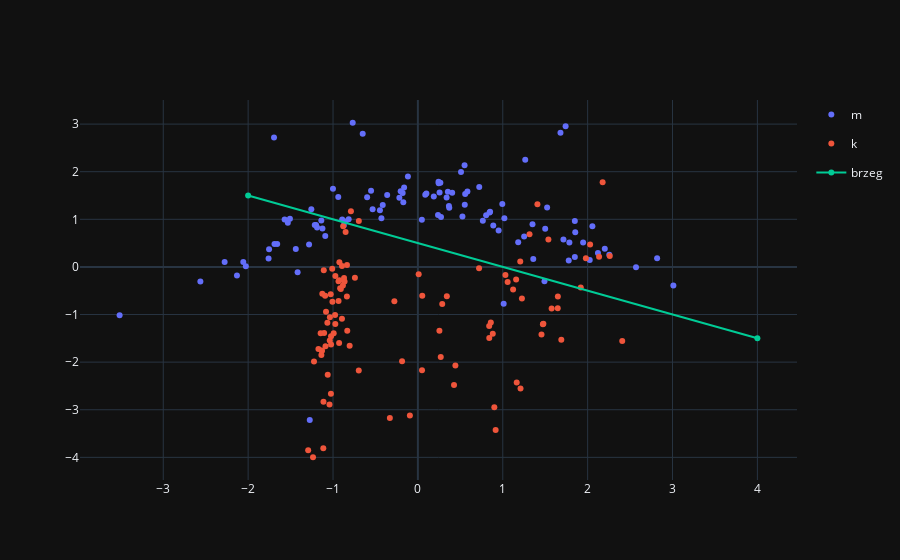

Write notebook code for a chart like this one.
### Code cell
def plot_figure(w, b):
    import plotly.graph_objects as go

    def get_points(w, b, x1, x2):
        A, B = w[0,0], w[1,0]
        C= b 
        return {
            'x': [x1,x2],
            'y': [(C-A*x1)/B, (C-A*x2)/B]
        }
    
    fig1 = px.scatter(df, x='x_1', y='x_2', color='label')
    fig2 = go.Figure(go.Scatter(**get_points(w, b, -2, 4), name='brzeg'))

    return go.Figure(data=fig1.data +fig2.data)

plot_figure(w,b)
